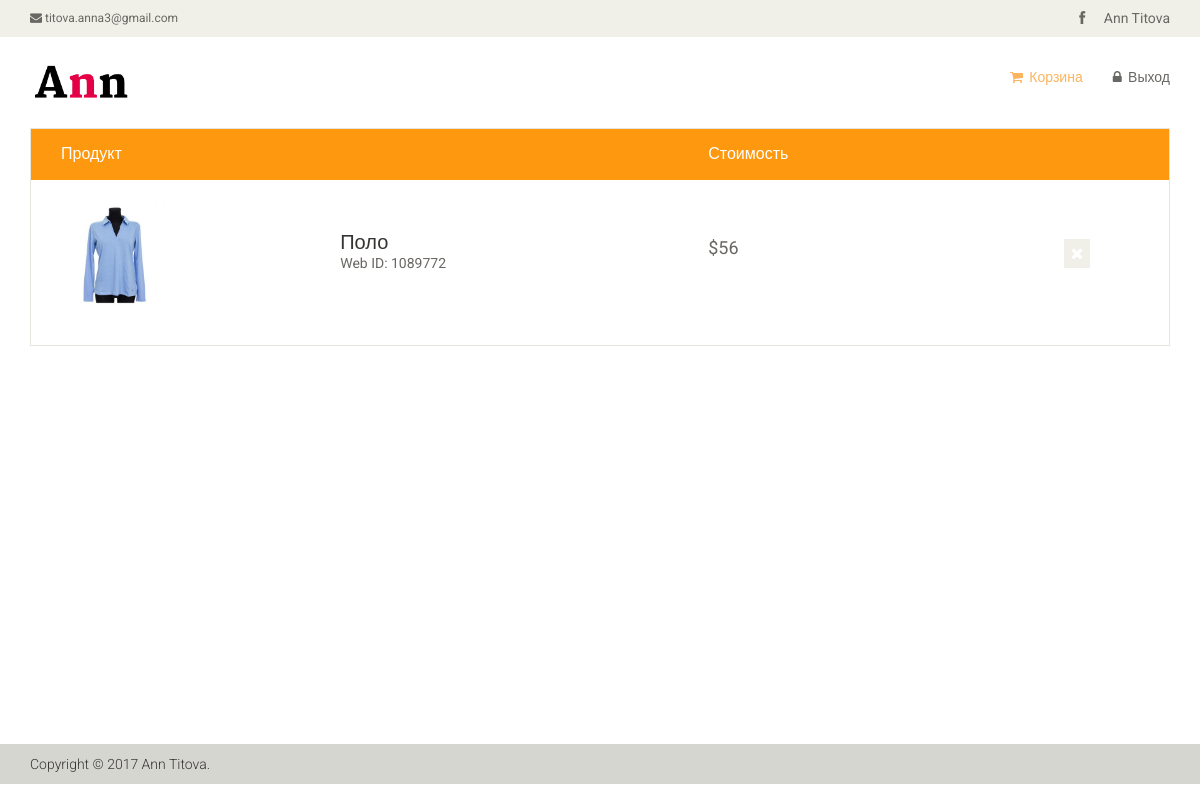
The app's page /carts.php (signed in) with its own data.
### tables this page shows
CREATE TABLE IF NOT EXISTS `products` (
  `id` int(111) NOT NULL AUTO_INCREMENT,
  `id_user` int(11) NOT NULL,
  `name` varchar(255) NOT NULL,
  `size` varchar(255) NOT NULL,
  `color` varchar(255) NOT NULL,
  `sezon` varchar(255) NOT NULL,
  `image` varchar(255) NOT NULL,
  `view` varchar(255) NOT NULL,
  `cart` int(11) NOT NULL,
  `price` varchar(255) NOT NULL,
  PRIMARY KEY (`id`)
);

### carts.php (the view, shortened to what this page needs)
<!DOCTYPE html>
<html lang="en">
<head>
    <link href="css/bootstrap.min.css" rel="stylesheet">
    <link href="css/font-awesome.min.css" rel="stylesheet">
    <link href="css/prettyPhoto.css" rel="stylesheet">
    <link href="css/price-range.css" rel="stylesheet">
    <link href="css/animate.css" rel="stylesheet">
	<link href="css/main.css" rel="stylesheet">
	<link href="css/responsive.css" rel="stylesheet">
</head>
<body>
	<header id="header">
		<div class="header_top">
			<div class="container">
				<div class="row">
					<div class="col-sm-6">
						<div class="contactinfo">
							<ul class="nav nav-pills">
								<li><a href="#"><i class="fa fa-envelope"></i> titova.anna3@gmail.com</a></li>
							</ul>
						</div>
					</div>
					<div class="col-sm-6">
						<div class="social-icons pull-right">
							<ul class="nav navbar-nav">
								<li><a href="https://www.facebook.com/ann.titova.9803"><i class="fa fa-facebook"></i> Ann Titova</a></li>
							</ul>
						</div>
					</div>
				</div>
			</div>
		</div>
		<div class="header-middle">
			<div class="container">
				<div class="row">
					<div class="col-sm-4">
						<div class="logo pull-left">
							<a href="magazin.php"><img src="images/home/logo1.png" alt="" style="width:110px"/></a>
						</div>
					</div>
					<div class="col-sm-8">
						<div class="shop-menu pull-right">
							<ul class="nav navbar-nav">
								<li><a href="carts.php" class="active"><i class="fa fa-shopping-cart"></i> Корзина</a></li>
								<li><a href="exit.php"><i class="fa fa-lock"></i> Выход</a></li>
							</ul>
						</div>
					</div>
				</div>
			</div>
		</div>
	</header>
	<section id="cart_items" style="min-height:77vh;">
		<div class="container">
			<div class="table-responsive cart_info">
				<table class="table table-condensed">
					<thead>
						<tr class="cart_menu">
							<td class="image">Продукт</td>
							<td class="description"></td>
							<td class="price">Стоимость</td>
							<td class="description"></td><td class="description"></td>
							<td></td>
						</tr>
					</thead>
					<tbody>
															<?php
$res = mysql_query("SELECT * FROM products WHERE cart = '1' AND id_user = $_SESSION[id]	") or die(mysql_error());
while($total = mysql_fetch_array($res)){
echo '
<tr>
							<td class="cart_product">
								<a href=""><img src="images/cart/'. $total['image'] .'" style = "width: 110px; height: 110px;" alt=""></a>
							</td>
							<td class="cart_description">
								<h4><a href="">'. $total['name'] .'</a></h4>
								<p>Web ID: 1089772</p>
							</td>
							<td class="cart_price">
								<p>'. $total['price'] .'</p>
							</td>
<td></td><td></td>
							<form action = "cart_2.php?id='. $total['id'] .'" method="post">
							<td class="cart_delete">
								 <button type="submit" class = "submit"><a class="cart_quantity_delete"><i class="fa fa-times"></i></a></button>
							</td>
							</form>
						</tr>
';
}
						?>
					</tbody>
				</table>
			</div>
		</div>
	</section>
	<footer id="footer">
		<div class="footer-bottom">
			<div class="container">
				<div class="row">
					<p class="pull-left">Copyright © 2017 Ann Titova.</p>
				</div>
			</div>
		</div>
	</footer>
</body>
</html>

### css/main.css (style rules this page uses)
body { font-family: 'Roboto', sans-serif; background:; position: relative; font-weight:400px; }
ul li { list-style: none; }
a { -webkit-transition: 300ms; -moz-transition: 300ms; -o-transition: 300ms; transition: 300ms; }
h1, h2, h3, h4, h5, h6 { font-family: 'Roboto', sans-serif; }
.header_top { background: none repeat scroll 0 0 #F0F0E9; }
.contactinfo ul li:first-child { margin-left: -15px; }
.contactinfo ul li a { font-size: 12px; color: #696763; font-family: 'Roboto', sans-serif; }
.social-icons ul li a { border: 0 none; border-radius: 0; color: #696763; padding:0px; }
.submit { background: none; height: 35px; border: none; outline: none; }
.social-icons ul li { display:inline-block; }
.social-icons ul li a i { padding: 11px 15px; transition: all 0.9s ease 0s; -moz-transition: all 0.9s ease 0s; -webkit-transition: all 0.9s ease 0s; -o-transition: all 0.9s ease 0s; }
.header-middle .container .row { margin-left: 0; margin-right: 0; padding-bottom: 20px; padding-top: 20px; }
.header-middle .container .row .col-sm-4 { padding-left: 0; }
.header-middle .container .row .col-sm-8 { padding-right:0; }
.shop-menu ul li { display:inline-block; padding-left: 15px; padding-right: 15px; }
.shop-menu ul li:last-child { padding-right: 0; }
.shop-menu ul li a { background: #FFFFFF; color: #696763; font-family: 'Roboto', sans-serif; font-size: 14px; font-weight: 300; padding:0; padding-right: 0; margin-top: 10px; }
.shop-menu ul li a i { margin-right:3px; }
.mainmenu ul li a:hover, .mainmenu ul li a.active, .shop-menu ul li a.active { background:none; color:#fdb45e; }
#footer { background: #F0F0E9; }
.footer-bottom { background: #D6D6D0; padding-top: 10px; }
.footer-bottom p { color: #363432; font-family: 'Roboto', sans-serif; font-weight: 300; margin-left: 15px; }
#cart_items .cart_info { border: 1px solid #E6E4DF; margin-bottom: 50px }
#cart_items .cart_info .cart_menu { background: #FE980F; color: #fff; font-size: 16px; font-family: 'Roboto', sans-serif; font-weight: normal; }
#cart_items .cart_info .table.table-condensed thead tr { height: 51px; }
#cart_items .cart_info .table.table-condensed tr { border-bottom: 1px solid#F7F7F0 }
#cart_items .cart_info .table.table-condensed tr:last-child { border-bottom: 0 }
.cart_info table tr td { border-top: 0 none; vertical-align: inherit; }
#cart_items .cart_info .image { padding-left: 30px; }
#cart_items .cart_info .cart_description h4 { margin-bottom: 0 }
#cart_items .cart_info .cart_description h4 a { color: #363432; font-family: 'Roboto',sans-serif; font-size: 20px; font-weight: normal; }
#cart_items .cart_info .cart_description p { color:#696763 }
#cart_items .cart_info .cart_price p { color:#696763; font-size: 18px }
.cart_product { display: block; margin: 15px -70px 10px 25px; }
.cart_delete { display: block; margin-right: -12px; overflow: hidden; }
.cart_delete a { background:#F0F0E9; color: #FFFFFF; padding: 5px 7px; font-size: 16px }

### records on screen
products: image (picture), name "Поло", price "$56"
